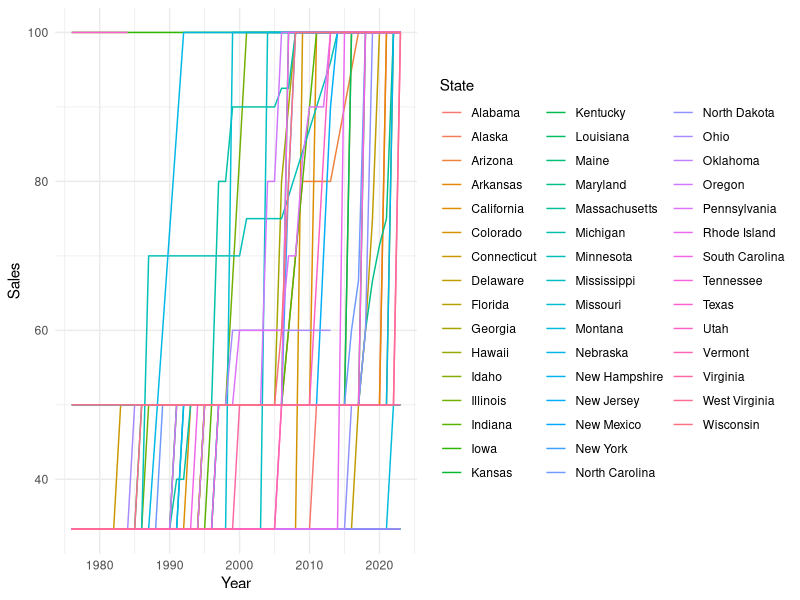

Recreate this plot in R. (Note: this script raises an error after producing the figure.)
#Create Adoption chart

#set working directory
setwd("~/Documents/GitHub/ST-Apportionment")

#loadpackages, giroud and your apportionment rates
install.packages("tidyr")
install.packages("dplyr")
install.packages("tidyverse")
install.packages("ggplot2")
library(tidyr)
library(dplyr)
library(tidyverse)
library(ggplot2)


#Load Documents
combined_clean_df <-read.csv("Long_Gir_My_App_Comb_clean.csv")

Master_df <- read.csv("MasterMerge_RealRev_EventDates.csv")





ggplot(combined_clean_df, aes(x=year,y=sales,color=state))+geom_line()+
  labs(x="Year",y="Sales")+
  theme_minimal() +
  scale_color_discrete(name="State")

grouped <- combined_clean_df
mutate(Group = case_when(
  # Group 1: States that change from 33.34 to 50 to 100
  between(sales, 33.33, 33.35) & lag(sales) == 50 & lead(sales) == 100 ~ "Group 1",
  
  # Group 2: States that gradually change from 33.34 to 100
  sales == 100 & lag(sales) == 33.34 & !lead(sales) == 100 ~ "Group 2",
  
  # Group 3: States that switch directly from 33.34 to 100
  sales == 100 & lag(sales) == 33.34 ~ "Group 3",
  
  # Group 4: States that always have a sales value of 33.34
  all(sales == 33.34) ~ "Group 4",
  
  # Default category for other cases
  TRUE ~ "Other"
))




